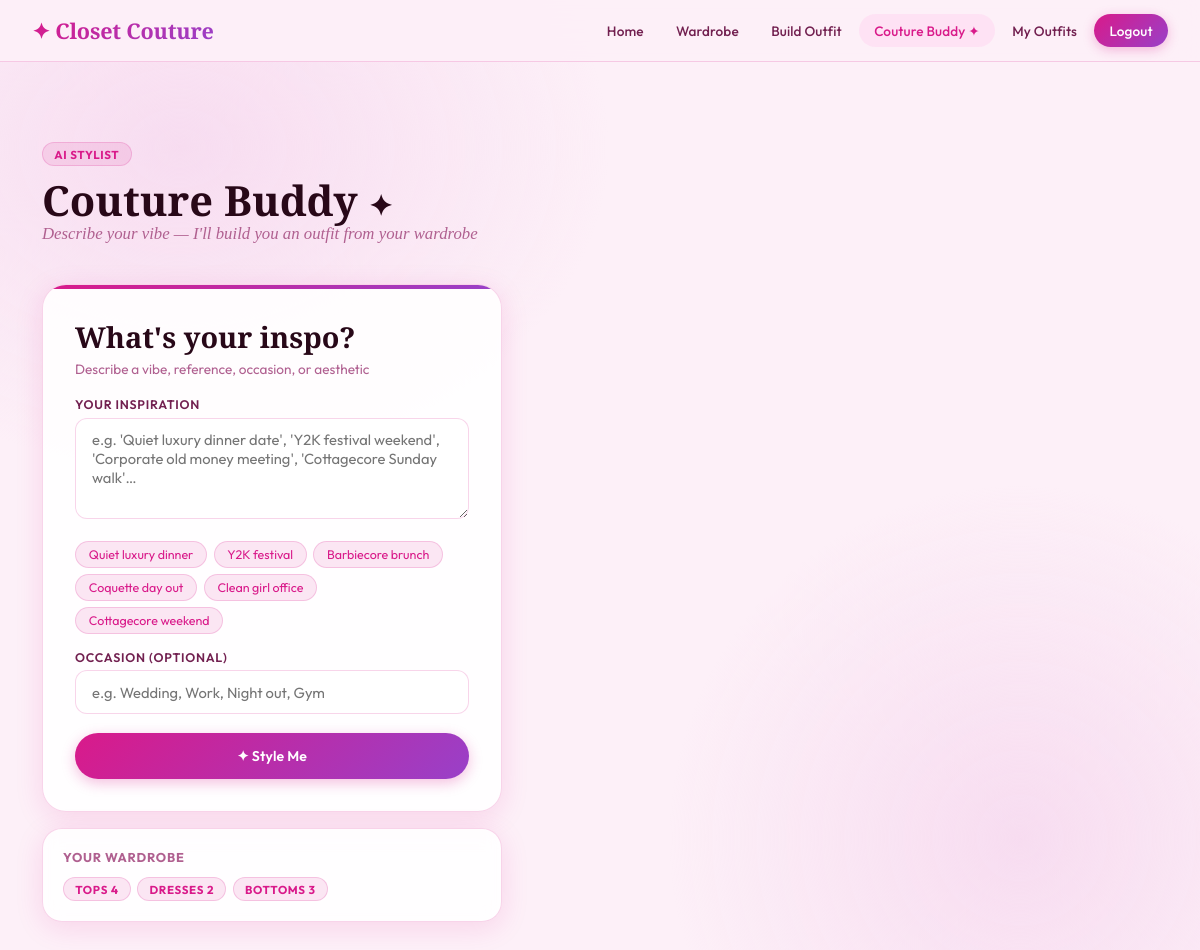
The page /couture-buddy (signed in) on the database its author committed.
### app.py (models this page shows)
class ClothingItem(db.Model):
    id         = db.Column(db.Integer, primary_key=True)
    user_id    = db.Column(db.Integer, db.ForeignKey('user.id'), nullable=False)
    name       = db.Column(db.String(100), nullable=False)
    category   = db.Column(db.String(50),  nullable=False)
    color      = db.Column(db.String(50))
    image_path = db.Column(db.String(200))
    created_at = db.Column(db.DateTime, default=datetime.utcnow)

### app.py (the view)
@app.route('/couture-buddy')
def couture_buddy():
    if 'user_id' not in session: return redirect(url_for('login'))
    user    = db.session.get(User, session['user_id'])
    clothes = ClothingItem.query.filter_by(user_id=user.id).all()
    outfits = Outfit.query.filter_by(user_id=user.id, ai_generated=True)\
                    .order_by(Outfit.created_at.desc()).limit(8).all()
    return render_template('couture_buddy.html', user=user, clothes=clothes,
                           outfits=outfits, gender=user.gender, item_img_url=item_img_url)

### templates/couture_buddy.html (shortened to what this page needs)
{% extends 'base.html' %}
{% block content %}
<div class="container">
  <div style="padding:2rem 0 .5rem">
    <div class="badge" style="margin-bottom:.75rem">AI Stylist</div>
    <h1 class="display">Couture Buddy <span style="font-size:1.8rem">✦</span></h1>
    <p class="serif-italic">Describe your vibe — I'll build you an outfit from your wardrobe</p>
  </div>
  {% if not clothes %}
  <div class="card" style="margin-top:2rem;text-align:center;padding:4rem">
    <div style="font-size:3.5rem;margin-bottom:1rem">🪄</div>
    <p class="display-sm" style="margin-bottom:.5rem">Wardrobe is empty</p>
    <p class="serif-italic" style="margin-bottom:1.5rem">Couture Buddy needs clothes to work with!</p>
    <a href="{{ url_for('wardrobe') }}" class="btn btn-primary">Upload Clothes →</a>
  </div>
  {% else %}
  <div class="buddy-layout">
    <div class="buddy-panel">
      <div class="buddy-card">
        <h3 class="display-sm" style="margin-bottom:.25rem">What's your inspo?</h3>
        <p style="font-size:.85rem;color:var(--txt3);margin-bottom:1.2rem">Describe a vibe, reference, occasion, or aesthetic</p>
        <div class="form-group">
          <label>Your Inspiration</label>
          <textarea id="inspoText" rows="4"
            placeholder="e.g. 'Quiet luxury dinner date', 'Y2K festival weekend', 'Corporate old money meeting', 'Cottagecore Sunday walk'…"
            style="resize:vertical"></textarea>
        </div>
        <div class="inspo-tags" id="inpsoTags">
          {% if gender == 'female' %}
          <span class="itag" onclick="setInspo('Quiet luxury dinner date')">Quiet luxury dinner</span>
          <span class="itag" onclick="setInspo('Y2K inspired festival look')">Y2K festival</span>
          <span class="itag" onclick="setInspo('Barbiecore brunch')">Barbiecore brunch</span>
          <span class="itag" onclick="setInspo('Coquette aesthetic day out')">Coquette day out</span>
          <span class="itag" onclick="setInspo('Clean girl office look')">Clean girl office</span>
          <span class="itag" onclick="setInspo('Cottagecore weekend')">Cottagecore weekend</span>
          {% endif %}
        </div>
        <div class="form-group">
          <label>Occasion (optional)</label>
          <input type="text" id="occasion" placeholder="e.g. Wedding, Work, Night out, Gym">
        </div>
        <button class="btn btn-primary" style="width:100%;justify-content:center;padding:.9rem"
                id="buddyBtn" onclick="runBuddy()">
          ✦ Style Me
        </button>
      </div>
      <div class="card" style="margin-top:1rem;padding:1.25rem">
        <p style="font-size:.8rem;font-weight:700;text-transform:uppercase;letter-spacing:.06em;color:var(--txt3);margin-bottom:.75rem">Your Wardrobe</p>
        <div style="display:flex;flex-wrap:wrap;gap:.4rem">
          {% set counts = {} %}
          {% for c in clothes %}{% set _ = counts.update({c.category: (counts.get(c.category,0)+1)}) %}{% endfor %}
          {% for cat,n in counts.items() %}
          <span class="badge">{{ cat }} {{ n }}</span>
          {% endfor %}
        </div>
      </div>
    </div>
    <div>
      <div class="result-area" id="resultArea">
      </div>
    </div>
  </div>
  {% endif %}
</div>
{% endblock %}

### templates/base.html (style rules this page uses)
body.theme-female { --bg: #FDF0F8; --bg2: #F7DCF0; --surface: rgba(255,255,255,0.88); --surface2: rgba(255,215,240,0.55); --a1: #D91A8A; --a2: #9940C8; --a3: #FF6DB6; --a4: #C880F0; --txt: #280818; --txt2: #722050; --txt3: #B06090; --border: rgba(217,26,138,0.18); --glow: rgba(217,26,138,0.28); --navbg: rgba(253,240,248,0.94); --shadow: 0 6px 28px rgba(217,26,138,0.13); --grad: linear-gradient(135deg,#D91A8A 0%,#9940C8 100%); --gradsoft: linear-gradient(135deg,#F7B8DE 0%,#D8A0E8 50%,#B880F0 100%); --cat-chip: rgba(217,26,138,0.10); }
body { --bg:#F5EFFF;--bg2:#EAE0FF;--surface:rgba(255,255,255,0.9);--surface2:rgba(220,210,255,0.5); --a1:#6030B0;--a2:#9060D8;--a3:#C090F0;--a4:#E0C8FF;--txt:#1A0840;--txt2:#4A2890; --txt3:#8060B8;--border:rgba(96,48,176,0.18);--glow:rgba(96,48,176,0.25); --navbg:rgba(245,239,255,0.94);--shadow:0 6px 28px rgba(96,48,176,0.12); --grad:linear-gradient(135deg,#6030B0,#3A1870);--gradsoft:linear-gradient(135deg,#C8B0F0,#A080D8,#7850C0); --cat-chip:rgba(96,48,176,0.09); }
*,*::before,*::after { box-sizing:border-box;margin:0;padding:0 }
body { background:var(--bg);color:var(--txt);font-family:'Outfit',sans-serif;min-height:100vh;overflow-x:hidden }
body::before { content:'';position:fixed;inset:0; background:radial-gradient(ellipse 55% 50% at 15% 15%,var(--bg2) 0%,transparent 65%), radial-gradient(ellipse 45% 55% at 85% 85%,var(--bg2) 0%,transparent 65%); pointer-events:none;z-index:0 }
.container { max-width:1180px;margin:0 auto;padding:2rem }
.card { background:var(--surface);border:1px solid var(--border);border-radius:20px; padding:2rem;box-shadow:var(--shadow);backdrop-filter:blur(10px) }
.btn { display:inline-flex;align-items:center;gap:.45rem;padding:.7rem 1.6rem; border-radius:50px;border:none;cursor:pointer;font-family:'Outfit',sans-serif; font-size:.88rem;font-weight:600;transition:all .22s;text-decoration:none;letter-spacing:.01em }
.btn-primary { background:var(--grad);color:#fff;box-shadow:0 4px 14px var(--glow) }
input,select,textarea { width:100%;padding:.72rem 1rem;border:1.5px solid var(--border); border-radius:12px;background:var(--surface);color:var(--txt); font-family:'Outfit',sans-serif;font-size:.92rem;outline:none;transition:all .2s }
label { display:block;font-size:.78rem;font-weight:600;color:var(--txt2); margin-bottom:.35rem;text-transform:uppercase;letter-spacing:.06em }
.form-group { margin-bottom:1.15rem }
.display { font-family:'Bodoni Moda',serif;font-size:2.6rem;font-weight:900; line-height:1.1;color:var(--txt) }
.display-sm { font-family:'Bodoni Moda',serif;font-size:1.8rem;font-weight:700;color:var(--txt) }
.serif-italic { font-family:'Cormorant',serif;font-style:italic;color:var(--txt3);font-size:1.05rem }
.badge { display:inline-block;padding:.22rem .7rem;border-radius:50px;font-size:.72rem; font-weight:700;text-transform:uppercase;letter-spacing:.06em; background:var(--cat-chip);color:var(--a1);border:1px solid var(--border) }

### templates/couture_buddy.html (style rules this page uses)
.buddy-layout { display:grid;grid-template-columns:460px 1fr;gap:2rem;align-items:start;padding:2rem 0 }
.buddy-panel { position:sticky;top:80px }
.buddy-card { background:var(--surface);border:1px solid var(--border);border-radius:24px; padding:2rem;box-shadow:var(--shadow);position:relative;overflow:hidden }
.buddy-card::before { content:'';position:absolute;top:0;left:0;right:0;height:4px; background:var(--grad) }
.inspo-tags { display:flex;flex-wrap:wrap;gap:.4rem;margin-top:.6rem;margin-bottom:1rem }
.itag { padding:.3rem .8rem;border-radius:50px;font-size:.78rem;cursor:pointer; background:var(--cat-chip);color:var(--a1);border:1px solid var(--border);transition:all .2s }
.result-area { min-height:200px }

### rows shown on the page
ClothingItem: category "TOPS", n "4"
ClothingItem: category "DRESSES", n "2"
ClothingItem: category "BOTTOMS", n "3"
